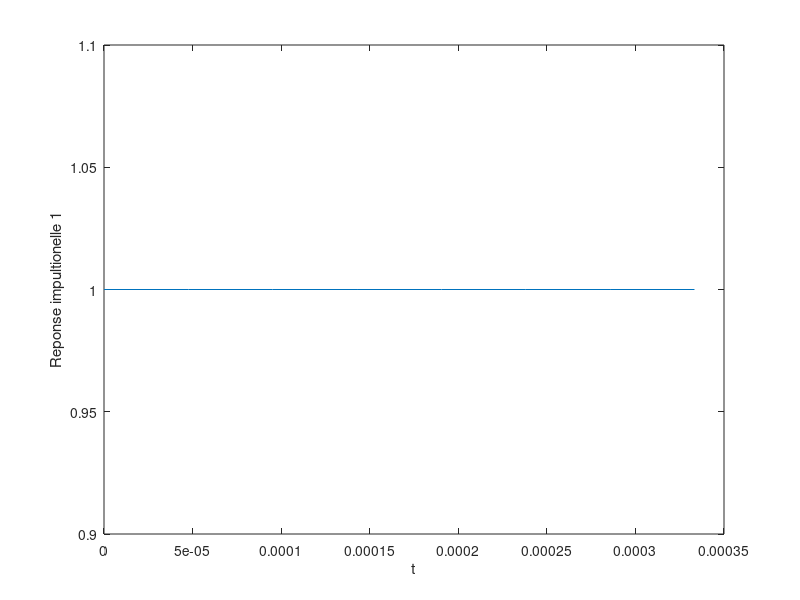
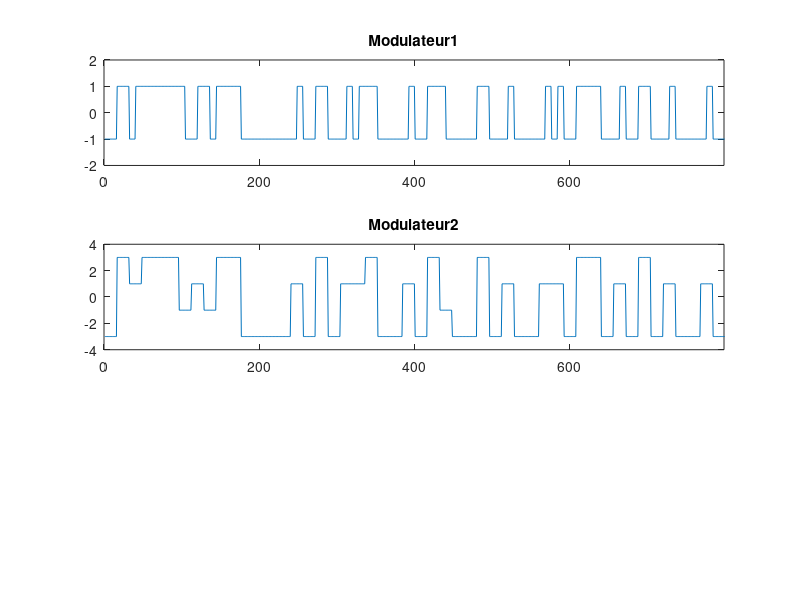
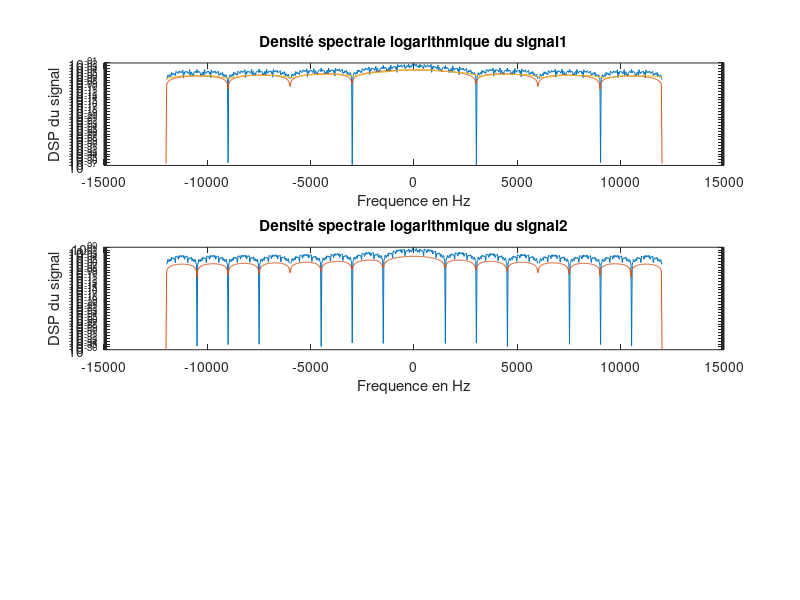

MATLAB code to generate these figures, in order: (Note: this script raises an error after producing the figures.)
close all;

%% Implantation des modulateurs:
Fe=24000;  %Frequence d'echantillonage
Rb=3000; %Debit binaire
nb_bits=100;

%%  Sequence 1 :

  %% Modulateur1:

     %Mapping :
      bits=randi([0 1],1,nb_bits);  
      symboles=2*bits-1;
      
      %surechantillonage:
      Ts1=1/Rb;
      Ns1=Ts1*Fe;
      suite_dirac=kron(symboles,[1 zeros(1,Ns1-1)]); 

      %Filtrage de mise en forme :
      h1=ones(1,Ns1); %reponse impultionnelle
      signal1=filter(h1,1,suite_dirac);
      figure(1);plot(linspace(0,Ts1,length(h1)),h1);
      ylabel("Reponse impultionelle 1");
      xlabel('t');
      figure(2);
      subplot(3,1,1);
      plot(signal1);
      title('Modulateur1');
      axis([0 length(signal1)-1 -2 2]);

      %DSP :
      figure(3);subplot(3,1,1);
      DSP1=fftshift(abs(1/length(signal1)*fft(signal1)).^2);
      F=linspace(-Fe/2,Fe/2,length(signal1));
      semilogy(F,DSP1);
      hold on;
      xlabel("Frequence en Hz");
      ylabel("DSP du signal");
      title('Densité spectrale logarithmique du signal1');
      DSP_theorique1=Ts1*sinc(F*Ts1).^2;
      semilogy(F,DSP_theorique1);
      hold on;
      DSP=fftshift(pwelch(signal1,[],[],[],Fe,'twosided'));
      F2=linspace(-Fe/2,Fe/2,length(DSP));
      plot(F2,DSP);
      
      
  %% Modulateur2:
     %Mapping:
      symboles_4aires= (2*bi2de(reshape(bits, 2, length(bits)/2).') - 3).';

      %surechantillonage :

      Ts2=log2(4)/Rb;
      Ns2=Ts2*Fe;
      suite_dirac2=kron(symboles_4aires,[1 zeros(1,Ns2-1)]);

      %Filtrage de mise en forme :
      h2=ones(1,Ns2); %reponse impultionnelle
      signal2=filter(h2,1,suite_dirac2); 

      %Affichage du signal géneré :
      figure(2);subplot(3,1,2);plot(signal2);
      title('Modulateur2');
      axis([0 length(signal2)-1 -4 4]);
      
      %DSP :
      figure(3);subplot(3,1,2);
      DSP2=fftshift(abs(1/length(signal2)*fft(signal2)).^2);
      F=linspace(-Fe/2,Fe/2,length(signal2));
      semilogy(F,DSP2);
      xlabel("Frequence en Hz");
      ylabel("DSP du signal")
      title('Densité spectrale logarithmique du signal2');
      hold on; 
      DSP_theorique2=Ts2*sinc(F*Ts2).^2;
      semilogy(F,DSP_theorique2);
     
  %% Modulateur3 :
    %Filtrage de mise en forme:
         %Parametres:
         alpha=0.5; %Roll off
         L=Ns1; %Longueur de la reponse impultionnelle
         %Cosinus surélvé :
         h3 = rcosdesign(alpha, L,Ns1);
         figure(6);plot(linspace(0,Ts1,length(h3)),h3);
         ylabel("Réponse impulsionnelle h3(t)");
         xlabel('t')
         signal3=filter(h3,1,suite_dirac);

    %Affichage du signal géneré :
          figure(2);subplot(3,1,3);plot(signal3);
          title('Modulateur3');
          axis([0 length(signal3)-1 -4 4]);
         
    %DSP  : 
      figure(3);subplot(3,1,3);
      DSP3=fftshift(abs(1/length(signal3)*fft(signal3)).^2);
      F3=linspace(-Fe/2,Fe/2,length(DSP3));
      semilogy(F3,DSP3);
      xlabel("Frequence en Hz");
      ylabel("DSP du signa3");
      title('Densité spectrale logarithmique du signal3');
 
 %% Efficacité des modulateurs :
   figure(8);
   semilogy(F,1/max(DSP1)*DSP1);
   axis([-1.5e4 1.5e4 1e-8 1]);
   hold on;
   semilogy(F,1/max(DSP2)*DSP2);
   hold on;
   semilogy(F,1/max(DSP3)*DSP3);
   title('Efficacité des modulateurs');
   xlabel('Frequence(Hz)')
   ylabel('DSP');
   legend('Modulateur1','Modulateur2','Modulateur3');
   %le modulateur3 est plus efficace par rapport aux autres vu l'absence
   %des laubes en dehors de la bande où on souhaite transmettre le signal 
   %il faut jouer sur le paramètre roll off pour augmenter l'efficacité.
      
 